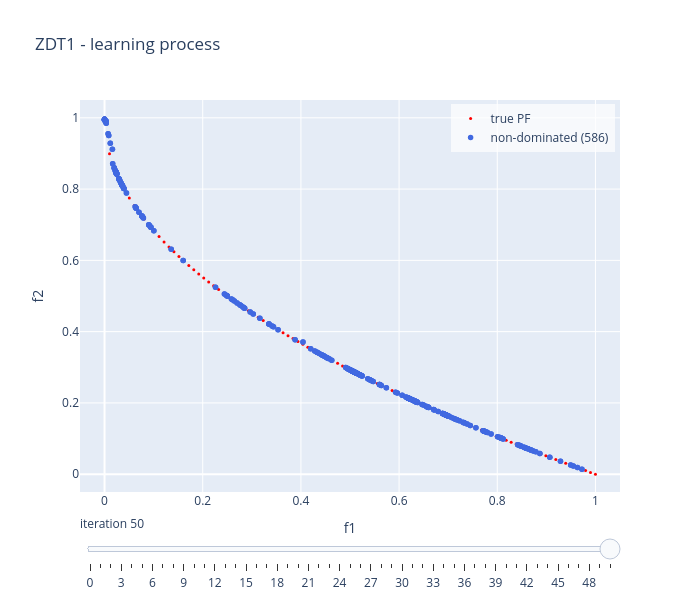

Here is the notebook cell this chart was saved with:
### Code cell
choquet_model.visualise("learning", show = False)

### Figure 1 — Plotly figure (JSON) as saved in the notebook; plotly's stock layout.template omitted (floating-point values rounded to 4 significant figures; data arrays with more than 128 entries replaced by an {"elided": "..."} marker saying what was removed)
{"data": [{"marker": {"color": "red", "size": 3}, "mode": "markers", "name": "true PF", "type": "scatter", "x": [0.0, 0.0101, 0.0202, 0.0303, 0.0404, 0.05051, 0.06061, 0.07071, 0.08081, 0.09091, 0.101, 0.1111, 0.1212, 0.1313, 0.1414, 0.1515, 0.1616, 0.1717, 0.1818, 0.1919, 0.202, 0.2121, 0.2222, 0.2323, 0.2424, 0.2525, 0.2626, 0.2727, 0.2828, 0.2929, 0.303, 0.3131, 0.3232, 0.3333, 0.3434, 0.3535, 0.3636, 0.3737, 0.3838, 0.3939, 0.404, 0.4141, 0.4242, 0.4343, 0.4444, 0.4545, 0.4646, 0.4747, 0.4848, 0.4949, 0.5051, 0.5152, 0.5253, 0.5354, 0.5455, 0.5556, 0.5657, 0.5758, 0.5859, 0.596, 0.6061, 0.6162, 0.6263, 0.6364, 0.6465, 0.6566, 0.6667, 0.6768, 0.6869, 0.697, 0.7071, 0.7172, 0.7273, 0.7374, 0.7475, 0.7576, 0.7677, 0.7778, 0.7879, 0.798, 0.8081, 0.8182, 0.8283, 0.8384, 0.8485, 0.8586, 0.8687, 0.8788, 0.8889, 0.899, 0.9091, 0.9192, 0.9293, 0.9394, 0.9495, 0.9596, 0.9697, 0.9798, 0.9899, 1.0], "y": [1.0, 0.8995, 0.8579, 0.8259, 0.799, 0.7753, 0.7538, 0.7341, 0.7157, 0.6985, 0.6822, 0.6667, 0.6518, 0.6376, 0.6239, 0.6108, 0.598, 0.5856, 0.5736, 0.5619, 0.5505, 0.5394, 0.5286, 0.518, 0.5076, 0.4975, 0.4875, 0.4778, 0.4682, 0.4588, 0.4495, 0.4404, 0.4315, 0.4226, 0.414, 0.4054, 0.397, 0.3887, 0.3805, 0.3724, 0.3644, 0.3565, 0.3487, 0.341, 0.3333, 0.3258, 0.3184, 0.311, 0.3037, 0.2965, 0.2893, 0.2823, 0.2753, 0.2683, 0.2615, 0.2546, 0.2479, 0.2412, 0.2346, 0.228, 0.2215, 0.215, 0.2086, 0.2023, 0.196, 0.1897, 0.1835, 0.1773, 0.1712, 0.1652, 0.1591, 0.1531, 0.1472, 0.1413, 0.1354, 0.1296, 0.1238, 0.1181, 0.1124, 0.1067, 0.1011, 0.09547, 0.0899, 0.08437, 0.07887, 0.0734, 0.06797, 0.06256, 0.05719, 0.05185, 0.04654, 0.04126, 0.036, 0.03078, 0.02558, 0.02041, 0.01527, 0.01015, 0.005063, 0.0]}, {"marker": {"color": "royalblue", "size": 5.5}, "mode": "markers", "name": "non-dominated (586)", "type": "scatter", "x": {"elided": "586 float values"}, "y": {"elided": "586 float values"}}], "layout": {"height": 600, "legend": {"bgcolor": "rgba(255,255,255,0.7)", "x": 0.99, "xanchor": "right", "y": 0.99, "yanchor": "top"}, "showlegend": true, "sliders": [{"active": 50, "currentvalue": {"prefix": "iteration "}, "steps": [{"args": [["0"], {"frame": {"redraw": true}, "mode": "immediate"}], "label": "0", "method": "animate"}, {"args": [["1"], {"frame": {"redraw": true}, "mode": "immediate"}], "label": "1", "method": "animate"}, {"args": [["2"], {"frame": {"redraw": true}, "mode": "immediate"}], "label": "2", "method": "animate"}, {"args": [["3"], {"frame": {"redraw": true}, "mode": "immediate"}], "label": "3", "method": "animate"}, {"args": [["4"], {"frame": {"redraw": true}, "mode": "immediate"}], "label": "4", "method": "animate"}, {"args": [["5"], {"frame": {"redraw": true}, "mode": "immediate"}], "label": "5", "method": "animate"}, {"args": [["6"], {"frame": {"redraw": true}, "mode": "immediate"}], "label": "6", "method": "animate"}, {"args": [["7"], {"frame": {"redraw": true}, "mode": "immediate"}], "label": "7", "method": "animate"}, {"args": [["8"], {"frame": {"redraw": true}, "mode": "immediate"}], "label": "8", "method": "animate"}, {"args": [["9"], {"frame": {"redraw": true}, "mode": "immediate"}], "label": "9", "method": "animate"}, {"args": [["10"], {"frame": {"redraw": true}, "mode": "immediate"}], "label": "10", "method": "animate"}, {"args": [["11"], {"frame": {"redraw": true}, "mode": "immediate"}], "label": "11", "method": "animate"}, {"args": [["12"], {"frame": {"redraw": true}, "mode": "immediate"}], "label": "12", "method": "animate"}, {"args": [["13"], {"frame": {"redraw": true}, "mode": "immediate"}], "label": "13", "method": "animate"}, {"args": [["14"], {"frame": {"redraw": true}, "mode": "immediate"}], "label": "14", "method": "animate"}, {"args": [["15"], {"frame": {"redraw": true}, "mode": "immediate"}], "label": "15", "method": "animate"}, {"args": [["16"], {"frame": {"redraw": true}, "mode": "immediate"}], "label": "16", "method": "animate"}, {"args": [["17"], {"frame": {"redraw": true}, "mode": "immediate"}], "label": "17", "method": "animate"}, {"args": [["18"], {"frame": {"redraw": true}, "mode": "immediate"}], "label": "18", "method": "animate"}, {"args": [["19"], {"frame": {"redraw": true}, "mode": "immediate"}], "label": "19", "method": "animate"}, {"args": [["20"], {"frame": {"redraw": true}, "mode": "immediate"}], "label": "20", "method": "animate"}, {"args": [["21"], {"frame": {"redraw": true}, "mode": "immediate"}], "label": "21", "method": "animate"}, {"args": [["22"], {"frame": {"redraw": true}, "mode": "immediate"}], "label": "22", "method": "animate"}, {"args": [["23"], {"frame": {"redraw": true}, "mode": "immediate"}], "label": "23", "method": "animate"}, {"args": [["24"], {"frame": {"redraw": true}, "mode": "immediate"}], "label": "24", "method": "animate"}, {"args": [["25"], {"frame": {"redraw": true}, "mode": "immediate"}], "label": "25", "method": "animate"}, {"args": [["26"], {"frame": {"redraw": true}, "mode": "immediate"}], "label": "26", "method": "animate"}, {"args": [["27"], {"frame": {"redraw": true}, "mode": "immediate"}], "label": "27", "method": "animate"}, {"args": [["28"], {"frame": {"redraw": true}, "mode": "immediate"}], "label": "28", "method": "animate"}, {"args": [["29"], {"frame": {"redraw": true}, "mode": "immediate"}], "label": "29", "method": "animate"}, {"args": [["30"], {"frame": {"redraw": true}, "mode": "immediate"}], "label": "30", "method": "animate"}, {"args": [["31"], {"frame": {"redraw": true}, "mode": "immediate"}], "label": "31", "method": "animate"}, {"args": [["32"], {"frame": {"redraw": true}, "mode": "immediate"}], "label": "32", "method": "animate"}, {"args": [["33"], {"frame": {"redraw": true}, "mode": "immediate"}], "label": "33", "method": "animate"}, {"args": [["34"], {"frame": {"redraw": true}, "mode": "immediate"}], "label": "34", "method": "animate"}, {"args": [["35"], {"frame": {"redraw": true}, "mode": "immediate"}], "label": "35", "method": "animate"}, {"args": [["36"], {"frame": {"redraw": true}, "mode": "immediate"}], "label": "36", "method": "animate"}, {"args": [["37"], {"frame": {"redraw": true}, "mode": "immediate"}], "label": "37", "method": "animate"}, {"args": [["38"], {"frame": {"redraw": true}, "mode": "immediate"}], "label": "38", "method": "animate"}, {"args": [["39"], {"frame": {"redraw": true}, "mode": "immediate"}], "label": "39", "method": "animate"}, {"args": [["40"], {"frame": {"redraw": true}, "mode": "immediate"}], "label": "40", "method": "animate"}, {"args": [["41"], {"frame": {"redraw": true}, "mode": "immediate"}], "label": "41", "method": "animate"}, {"args": [["42"], {"frame": {"redraw": true}, "mode": "immediate"}], "label": "42", "method": "animate"}, {"args": [["43"], {"frame": {"redraw": true}, "mode": "immediate"}], "label": "43", "method": "animate"}, {"args": [["44"], {"frame": {"redraw": true}, "mode": "immediate"}], "label": "44", "method": "animate"}, {"args": [["45"], {"frame": {"redraw": true}, "mode": "immediate"}], "label": "45", "method": "animate"}, {"args": [["46"], {"frame": {"redraw": true}, "mode": "immediate"}], "label": "46", "method": "animate"}, {"args": [["47"], {"frame": {"redraw": true}, "mode": "immediate"}], "label": "47", "method": "animate"}, {"args": [["48"], {"frame": {"redraw": true}, "mode": "immediate"}], "label": "48", "method": "animate"}, {"args": [["49"], {"frame": {"redraw": true}, "mode": "immediate"}], "label": "49", "method": "animate"}, {"args": [["50"], {"frame": {"redraw": true}, "mode": "immediate"}], "label": "50", "method": "animate"}]}], "title": {"text": "ZDT1 - learning process"}, "width": 700, "xaxis": {"range": [-0.05, 1.05], "title": {"text": "f1"}}, "yaxis": {"range": [-0.05, 1.05], "title": {"text": "f2"}}}}
